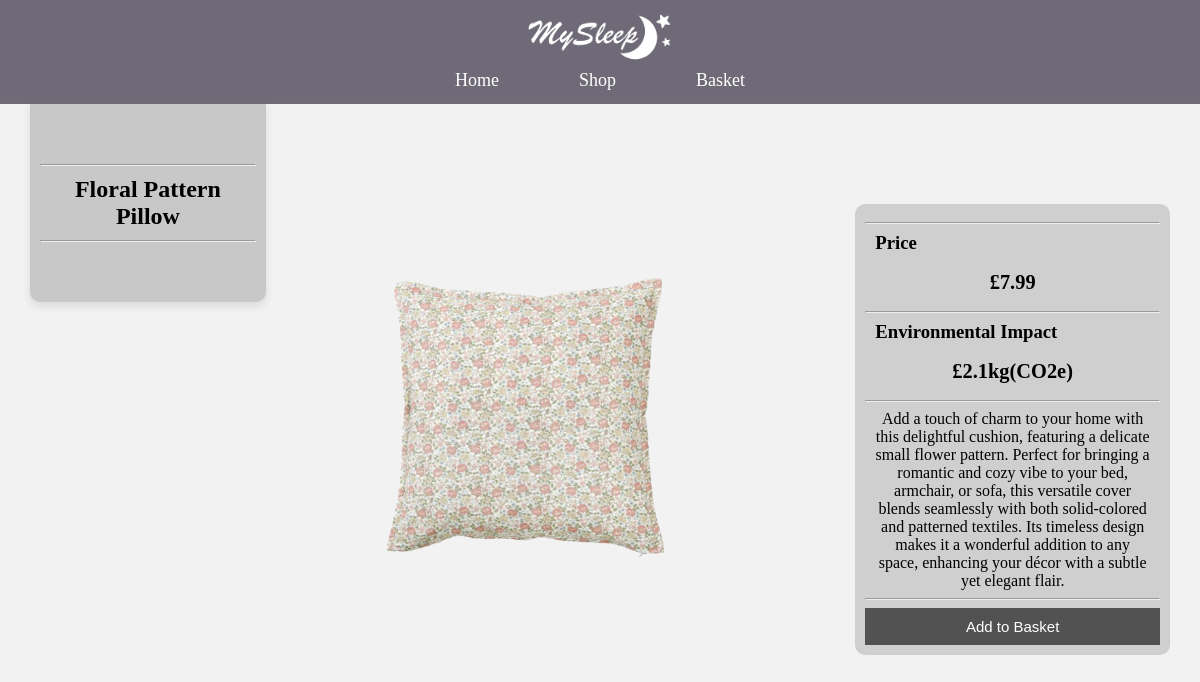
Screenshot of /Product/9 with the database file from the repository.
### website.py (models this page shows, shortened)
class Item(db.Model): #shows logical structure of database
    id = db.Column(db.Integer(), primary_key = True) #primary key - uniquely identifies each item in database table
    name = db.Column(db.String(length = 30), nullable = False, unique = True) #nullable - dont want it to be null/empty
    price = db.Column(db.Integer(), nullable = False)
    env_impact = db.Column(db.String(), nullable = False)
    description = db.Column(db.String(length = 1000), nullable = False, unique = True)
    image = db.Column(db.String(length = 1000), nullable = False)
    quantity = db.Column(db.Integer(), nullable = False)

### website.py (the view, shortened to what this page needs)
@app.route('/Product/<item_id>', methods = ['GET', 'POST']) #routing to id page
def Product(item_id):
    form = AddBasket() #flaskform
    Product = Item.query.filter_by(id = item_id).first() #filtering database to only show items with same id
    Basketitem = Basket()
    return render_template('Single_product.html', Product = Product, form = form)

### website.py
class AddBasket(FlaskForm):
    submit = SubmitField('Add to Basket')

### website.py (called while the page is built)
def Basket(): #create new basket if nothing in basket
    if 'Basket' not in session: #data that is required to be saved in the session is stored in a temporary directory on the server
        session['Basket'] = [] #empty basket
    return session['Basket']

### templates/Single_product.html (shortened to what this page needs)
{% extends "bootstrap/base.html" %}
{% import "bootstrap/wtf.html" as wtf %}
    {% block head %}
    <head>
        <link rel="stylesheet" type="text/css" href="{{ url_for('static',filename='style.css') }}">
    </head>
    {% endblock %}
    {% block content %}
    <body>
        <nav id="nav">
            <ul>
                <li><a class="navbar-brand" href="{{ url_for('Home') }}"><img id="logo" src="{{ url_for('static', filename='images/Logo.png') }}" alt="Logo"></a></li>
                <div class="nav-container">
                    <li class="nav-list"><a href="{{ url_for('Home') }}">Home</a></li>
                    <li class="nav-list"><a href="{{ url_for('All') }}">Shop</a></li>
                    <li class="nav-list"><a href="{{ url_for('cart') }}">Basket</a></li>
                </div>
            </ul>
        </nav>
        <div class="single">
            <div class="single-product">
                <hr>
                <h1>{{ Product.name }}  </h1>
                <hr>
            </div>
            <div class="single-image">
                <img src="{{ url_for('static', filename=Product.image) }}" alt="{{ Product.name }} Image">
            </div>
            <div class="single-desc">
                <hr>
                <h3>Price</h3>
                <h2>£{{Product.price}}</h2>
                <hr>
                <h3>Environmental Impact</h3>
                <h2>£{{Product.env_impact}}</h2>
                <hr>
                <p>{{Product.description}}</p>
                <hr>
                <div class="single-form">
                    {{ wtf.quick_form(form) }}
                </div>
            </div>
        </div>
    </body>
    {% endblock %}

### static/style.css (style rules this page uses)
body { background-color: rgb(242, 242, 242); margin: 0; padding: 0; }
#nav { position: fixed; top: 0; left: 0; right: 0; z-index: 1000; background-color: rgb(112, 107, 119, 0.8); color: #ffffff; display: flex; flex-direction: column; align-items: center; padding: 10px 0; }
#nav ul { list-style: none; padding: 0; margin: 0; width: 100%; display: flex; flex-direction: column; align-items: center; }
#logo { width: 150px; }
.nav-container { display: flex; gap: 20px; }
.nav-list { margin: 0 30px; }
.nav-list a { text-decoration: none; color: white; font-size: 18px; }
.single { display: flex; align-items: flex-start; }
.single-product { background-color: rgb(200, 200, 200); padding: 50px 0px; margin: 0 0 0 30px; width: 20%; text-align: center; border-bottom-right-radius:10px; border-bottom-left-radius:10px; box-shadow: 0 4px 8px rgba(0, 0, 0, 0.1); }
.single-product hr { margin: 0px 10px; }
.single-product h1 { margin: 0px 10px; font-size: 2vw; }
.single-product hr { margin: 10px 10px; }
.single-image { width: 50%; }
.single-image img { width: 55%; margin: 150px 20px 50px 17%; }
.single-desc { background-color: rgb(207, 207, 207); padding: 10px; margin: 100px 30px 10px 0; width: 25%; text-align: center; border-radius: 10px; }
.single-desc h3 { text-align: left; margin: 0px 10px; }
.single-desc h2 { font-size: 1.7vw; }
.single-desc p { margin: 0px 10px; }
.single-form form * { background-color: rgb(82, 82, 82); border: none; font-size: 15px; padding: 10px 0; width: 100%; transition: transform 0.3s ease; color: white; }

### rows the page displays
Item: name "Floral Pattern Pillow", image (picture), price "7.99", env_impact "2.1kg(CO2e)", description "Add a touch of charm to your home with this delightful cushion, featuring a delicate small flower pattern. Perfect for bringing a romantic and cozy vibe to your bed, armchair, or sofa, this versatile cover blends seamlessly with both solid-colored and patterned textiles. Its timeless design makes it a wonderful addition to any space, enhancing your décor with a subtle yet elegant flair."
